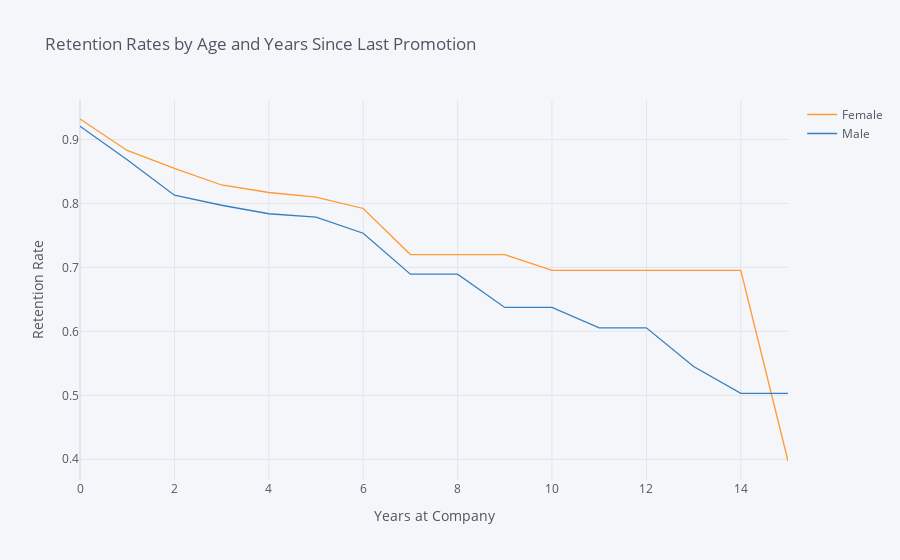

The cell this chart's notebook holds for it:
### Markdown cell above
## 3. Let's look at retention rate by gender from a third perspective - the number of years since the employee's last promotion. Generate and plot a survival curve showing this.

### Code cell
tres =  survival(data, 'Gender', 'YearsSinceLastPromotion', 'Attrition')
tres.iplot(kind='line', xTitle='Years at Company', yTitle='Retention Rate',
            title='Retention Rates by Age and Years Since Last Promotion')

### Figure 1 — Plotly figure (JSON) as saved in the notebook; plotly's stock layout.template omitted (floating-point values rounded to 4 significant figures)
{"data": [{"line": {"color": "rgba(255, 153, 51, 1.0)", "dash": "solid", "shape": "linear", "width": 1.3}, "mode": "lines", "name": "Female", "text": "", "type": "scatter", "x": [0, 1, 2, 3, 4, 5, 6, 7, 8, 9, 10, 11, 12, 13, 14, 15], "y": [0.932, 0.8828, 0.8547, 0.8288, 0.817, 0.8099, 0.7921, 0.7201, 0.7201, 0.7201, 0.6952, 0.6952, 0.6952, 0.6952, 0.6952, 0.3973]}, {"line": {"color": "rgba(55, 128, 191, 1.0)", "dash": "solid", "shape": "linear", "width": 1.3}, "mode": "lines", "name": "Male", "text": "", "type": "scatter", "x": [0, 1, 2, 3, 4, 5, 6, 7, 8, 9, 10, 11, 12, 13, 14, 15], "y": [0.9206, 0.8684, 0.8128, 0.7971, 0.7838, 0.7785, 0.7534, 0.6894, 0.6894, 0.6374, 0.6374, 0.6055, 0.6055, 0.5449, 0.503, 0.503]}], "layout": {"autosize": true, "legend": {"bgcolor": "#F5F6F9", "font": {"color": "#4D5663"}}, "paper_bgcolor": "#F5F6F9", "plot_bgcolor": "#F5F6F9", "title": {"font": {"color": "#4D5663"}, "text": "Retention Rates by Age and Years Since Last Promotion"}, "xaxis": {"autorange": true, "gridcolor": "#E1E5ED", "range": [0, 15], "showgrid": true, "tickfont": {"color": "#4D5663"}, "title": {"font": {"color": "#4D5663"}, "text": "Years at Company"}, "type": "linear", "zerolinecolor": "#E1E5ED"}, "yaxis": {"autorange": true, "gridcolor": "#E1E5ED", "range": [0.3676, 0.9617], "showgrid": true, "tickfont": {"color": "#4D5663"}, "title": {"font": {"color": "#4D5663"}, "text": "Retention Rate"}, "type": "linear", "zerolinecolor": "#E1E5ED"}}}
